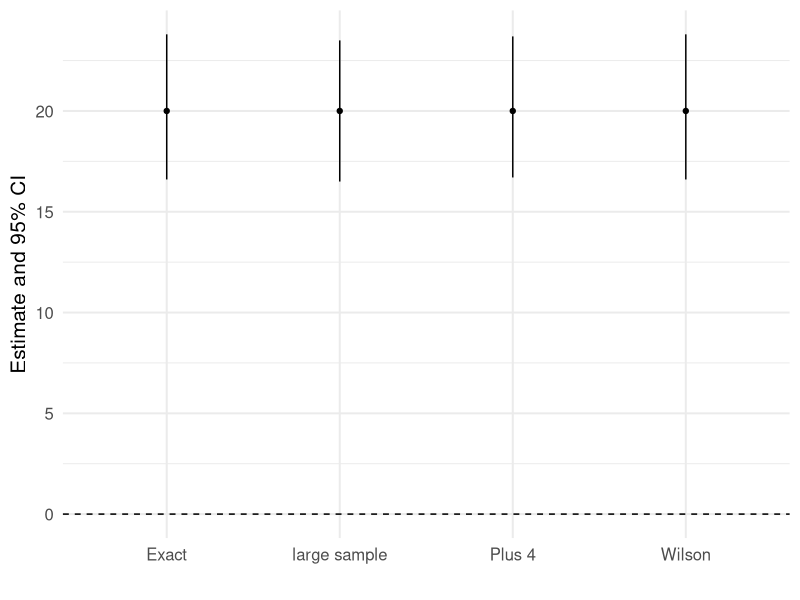
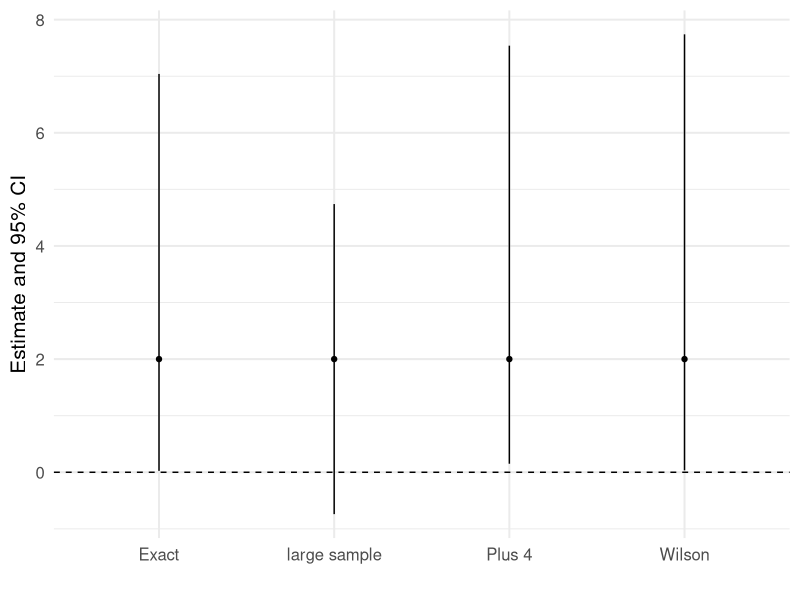

Generate these figures, in order, with R:
## ---- chunk 1
library(knitr) # for include_graphics() 
library(dplyr)
library(forcats)
library(readr)
library(ggplot2)
library(broom) 
library(tidyr)
library(ggplot2)
library(tibble)
## ---- chunk 2
p.hat <- 100/500 # estimate proportion
se <- sqrt(p.hat*(1-p.hat)/500) # standard error
c(p.hat - 1.96*se, p.hat + 1.96*se) # CI
## ---- chunk 3
binom.test(x = 100, n = 500, conf.level = 0.95)
## ---- chunk 4
prop.test(x = 100, n = 500, conf.level = 0.95)
## ---- chunk 5
p.tilde <- (100 + 2)/(500 + 4)
se <- sqrt(p.tilde*(1-p.tilde)/504) # standard error
c(p.tilde - 1.96*se, p.tilde + 1.96*se) # CI
## ---- chunk 6
# students, dont worry about this code
library(ggplot2)
library(tibble)
elderly_CIs <- tibble(method = c("large sample", "Exact", "Wilson", "Plus 4"),
       lower = c(16.5, 16.6, 16.6, 16.7),
       upper = c(23.5, 23.8, 23.8, 23.7),
       estimate = rep(20,4))

ggplot(data = elderly_CIs, 
       aes(x = method, y = estimate)) +
  geom_point() +
  geom_segment(aes(xend = method, y = lower, yend = upper)) +
  geom_hline(aes(yintercept = 0), lty = 2) +
  labs(y = "Estimate and 95% CI", x = "") +
  theme_minimal(base_size = 15)
## ---- chunk 7
p.hat <- 2/100 # estimate proportion
se <- sqrt(p.hat*(1-p.hat)/100) # standard error
c(p.hat - 1.96*se, p.hat + 1.96*se) # CI
## ---- chunk 8
p.tilde <- (2 + 2)/(100 + 4)
se <- sqrt(p.tilde*(1-p.tilde)/104) # standard error
c(p.tilde - 1.96*se, p.tilde + 1.96*se) # CI
## ---- chunk 9
binom.test(x = 2, n = 100, conf.level = 0.95)
## ---- chunk 10
prop.test(x = 2, n = 100, conf.level = 0.95)
## ---- chunk 11
# students, dont worry about this code
library(ggplot2)
library(tibble)
elderly_CIs <- tibble(method = c("large sample", "Exact", "Wilson", "Plus 4"),
       lower = c(-0.74, 0.024, 0.034, 0.15),
       upper = c(4.74, 7.04, 7.74, 7.54),
       estimate = rep(2,4))

ggplot(data = elderly_CIs, 
       aes(x = method, y = estimate)) +
  geom_point() +
  geom_segment(aes(xend = method, y = lower, yend = upper)) +
  geom_hline(aes(yintercept = 0), lty = 2) +
  labs(y = "Estimate and 95% CI", x = "") +
  theme_minimal(base_size = 15)
